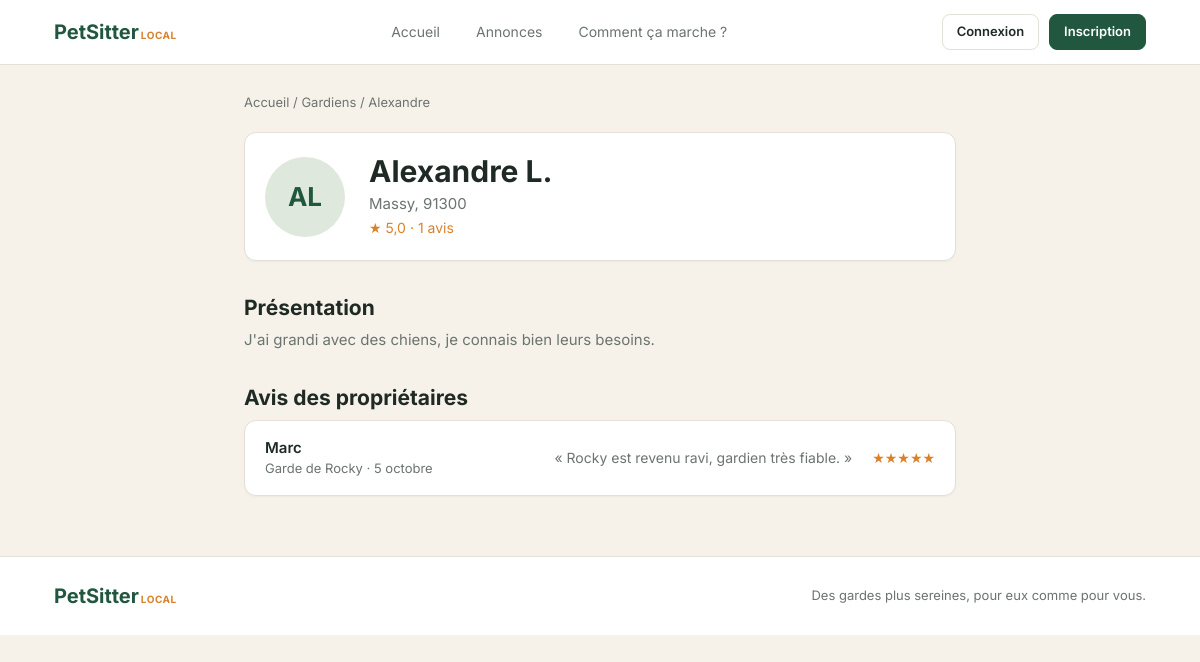
Page /index.php?action=gardien&id=1 on the committed database.
### tables this page shows
CREATE TABLE Gardien (
    id_gardien INT AUTO_INCREMENT,
    id_utilisateur_gardien INT,
    note_moyenne DECIMAL(4,2) DEFAULT 0,
    nom_gardien VARCHAR(25),
    prenom_gardien VARCHAR(25),
    mail_gardien VARCHAR(100),
    tel_gardien VARCHAR(20),
    adresse_gardien VARCHAR(100),
    description_gardien VARCHAR(255),
    nombre_avis_gardien INT DEFAULT 0,
    est_administrateur_gardien BOOLEAN DEFAULT FALSE,
    CONSTRAINT pk_gardien PRIMARY KEY (id_gardien),
    CONSTRAINT fk_id_utilisateur_gardien
        FOREIGN KEY (id_utilisateur_gardien)
        REFERENCES Utilisateur(id_utilisateur)
);

CREATE TABLE Avis (
    id_avis INT AUTO_INCREMENT,
    id_annonce_avis INT,
    id_proprietaire_avis INT,
    id_gardien_avis INT,
    auteur VARCHAR(20) NOT NULL,
    commentaire VARCHAR(255),
    nombre_etoiles INT,
    nombre_upvote INT DEFAULT 0,
    date_poste DATETIME DEFAULT CURRENT_TIMESTAMP,
    statut VARCHAR(20) DEFAULT 'a_verifier',
    CONSTRAINT pk_avis PRIMARY KEY (id_avis),
    CONSTRAINT fk_id_annonce_avis
        FOREIGN KEY (id_annonce_avis)
        REFERENCES Annonce(id_annonce),
    CONSTRAINT fk_id_proprietaire_avis
        FOREIGN KEY (id_proprietaire_avis)
        REFERENCES Proprietaire(id_proprietaire),
    CONSTRAINT fk_id_gardien_avis
        FOREIGN KEY (id_gardien_avis)
        REFERENCES Gardien(id_gardien)
);

CREATE TABLE Proprietaire (
    id_proprietaire INT AUTO_INCREMENT,
    id_utilisateur_proprietaire INT,
    nom_utilisateur_proprietaire VARCHAR(25),
    prenom_util_prop VARCHAR(25),
    mail_proprietaire VARCHAR(100),
    tel_proprietaire VARCHAR(20),
    adresse_proprietaire VARCHAR(100),
    description_proprietaire VARCHAR(255),
    nombre_avis_proprietaire INT DEFAULT 0,
    est_admin_prop BOOLEAN DEFAULT FALSE,
    CONSTRAINT pk_proprietaire PRIMARY KEY (id_proprietaire),
    CONSTRAINT fk_id_util_prop
        FOREIGN KEY (id_utilisateur_proprietaire)
        REFERENCES Utilisateur(id_utilisateur)
);

CREATE TABLE Annonce (
    id_annonce INT AUTO_INCREMENT,
    id_gardien_annonce INT NULL,
    id_proprietaire_annonce INT,
    nom_annonce VARCHAR(100),
    ville VARCHAR(60),
    type_garde VARCHAR(30),
    description TEXT,
    a_prevoir TEXT,
    date_debut DATETIME,
    date_fin DATETIME,
    nombre_animaux INT,
    date_publication DATETIME DEFAULT CURRENT_TIMESTAMP,
    statut VARCHAR(30) DEFAULT 'ouverte',
    CONSTRAINT pk_annonce PRIMARY KEY (id_annonce),
    CONSTRAINT fk_id_gardien_annonce
        FOREIGN KEY (id_gardien_annonce)
        REFERENCES Gardien(id_gardien),
    CONSTRAINT fk_id_proprietaire_annonce
        FOREIGN KEY (id_proprietaire_annonce)
        REFERENCES Proprietaire(id_proprietaire)
);

### app/helpers.php (called while the page is built, shortened)
<?php
function e(mixed $valeur): string {
  return htmlspecialchars((string) ($valeur ?? ''), ENT_QUOTES, 'UTF-8');
}
function url(string $action, array $params = []): string {
  return 'index.php?' . http_build_query(['action' => $action] + $params);
}
function vue(string $nom, array $donnees = [], string $gabarit = 'main'): void {
  extract($donnees);
  require __DIR__ . "/views/$nom.php";
}
function initiales(?string $prenom, ?string $nom = ''): string {
  return mb_strtoupper(mb_substr($prenom ?? '', 0, 1) . mb_substr($nom ?? '', 0, 1));
}
function note_fr(float|string|null $note): string {
  return number_format((float) $note, 1, ',', '');
}
function date_fr(?string $date): string {
  $t = strtotime($date);
  return date('j', $t) . ' ' . MOIS[date('n', $t) - 1];
}
function etoiles(int $n): string {
  return str_repeat('★', $n) . str_repeat('☆', 5 - $n);
}

### app/controllers/AnnonceController.php (called while the page is built, shortened)
<?php
class AnnonceController {
  public function profilGardien(): void {
    $gardien = Gardien::trouver((int) ($_GET['id'] ?? 0));
    vue('gardien', [
      'gardien' => $gardien,
      'avis'    => Avis::surGardien($gardien['id_gardien']),
      'page'    => '',
    ]);
  }
}

### public/index.php (called while the page is built, shortened)
<?php
$racine = dirname(__DIR__);
require $racine . '/config/database.php';
require $racine . '/app/helpers.php';
$action = $_GET['action'] ?? 'accueil';
match ($action) {
  'accueil'          => (new AnnonceController())->accueil(),
  'annonces', 'liste'=> (new AnnonceController())->liste(),
  'annonce'          => (new AnnonceController())->detail(),
  'gardien'          => (new AnnonceController())->profilGardien(),
  'comment'          => (new AnnonceController())->comment(),
  'connexion'        => (new AuthController())->connexion(),
  'inscription'      => (new AuthController())->inscription(),
  'deconnexion'      => (new AuthController())->deconnexion(),
  'creer'            => (new AnnonceController())->creer(),
  'terminer'         => (new AnnonceController())->terminer(),
  'decider'          => (new CandidatureController())->decider(),
  'postuler'         => (new CandidatureController())->postuler(),
  'profil'           => (new EspaceController())->majProfil(),
  'noter'            => (new AvisController())->noter(),
  'moderer'          => (new AvisController())->moderer(),
  'espace'           => (new EspaceController())->espace(),
  'espace_proprietaire' => (new EspaceController())->proprietaire(),
  'espace_gardien'   => (new EspaceController())->gardien(),
  'admin'            => (new EspaceController())->admin(),
  default            => (new AnnonceController())->accueil(),
};

### config/database.php (called while the page is built)
<?php
class Database {
  private static ?PDO $instance = null;
  public static function get(): PDO {
    if (self::$instance === null) {
      self::$instance = new PDO(
        "mysql:host=localhost;dbname=" . (getenv('DB_NAME') ?: 'petsitter') . ";charset=utf8mb4",
        "root", ""
      );
      self::$instance->setAttribute(PDO::ATTR_ERRMODE, PDO::ERRMODE_EXCEPTION);
      self::$instance->setAttribute(PDO::ATTR_DEFAULT_FETCH_MODE, PDO::FETCH_ASSOC);
    }
    return self::$instance;
  }
  public static function run(string $sql, array $params = []): PDOStatement {
    $stmt = self::get()->prepare($sql);
    $stmt->execute($params);
    return $stmt;
  }
}

### app/models/Gardien.php (called while the page is built, shortened)
<?php
class Gardien {
  public static function trouver(int $id): ?array {
    return Database::run("SELECT * FROM Gardien WHERE id_gardien = ?", [$id])->fetch() ?: null;
  }
}

### app/models/Avis.php (called while the page is built, shortened)
<?php
class Avis {
  public static function surGardien(int $idGardien): array {
    return Database::run(self::SELECT . " WHERE v.id_gardien_avis = ? AND v.auteur = 'proprietaire'
                                          AND v.statut = 'publie' ORDER BY v.date_poste DESC", [$idGardien])->fetchAll();
  }
}

### app/views/gardien.php (the view, shortened to what this page needs)
<div class="conteneur section etroit">
  <p class="fil"><a href="<?= url('accueil') ?>">Accueil</a> / Gardiens / <?= e($gardien['prenom_gardien']) ?></p>
  <div class="carte profil-tete">
    <span class="avatar avatar-lg"><?= e(initiales($gardien['prenom_gardien'], $gardien['nom_gardien'])) ?></span>
    <div>
      <h1><?= e($gardien['prenom_gardien']) ?> <?= e(mb_substr($gardien['nom_gardien'], 0, 1)) ?>.</h1>
      <p class="muted"><?= e($gardien['adresse_gardien']) ?></p>
      <p class="note">
        <?= $gardien['nombre_avis_gardien'] > 0
          ? '★ ' . note_fr($gardien['note_moyenne']) . ' · ' . (int) $gardien['nombre_avis_gardien'] . ' avis'
          : '☆ Nouveau gardien' ?>
      </p>
    </div>
  </div>
  <h2>Présentation</h2>
  <p class="muted texte"><?= e($gardien['description_gardien'] ?: 'Ce gardien n\'a pas encore rédigé sa présentation.') ?></p>
  <h2>Avis des propriétaires</h2>
  <?php foreach ($avis as $a): ?>
    <div class="carte ligne">
      <div>
        <p class="fort"><?= e($a['prenom_util_prop']) ?></p>
        <p class="petit muted"><?= e($a['nom_annonce']) ?> · <?= e(date_fr($a['date_poste'])) ?></p>
      </div>
      <p class="citation">« <?= e($a['commentaire']) ?> »</p>
      <span class="note"><?= etoiles((int) $a['nombre_etoiles']) ?></span>
    </div>
  <?php endforeach; ?>
</div>

### public/css/style.css (style rules this page uses)
:root { --vert: #22573f; --vert-fonce: #1a4531; --vert-clair: #dfe8dc; --vert-pale: #e9efe6; --creme: #f6f2ea; --blanc: #ffffff; --texte: #1f2a24; --muted: #6b7470; --bordure: #e3e0d8; --orange: #d9822b; --orange-pale: #f8e6d2; --rouge: #c0463a; --rouge-pale: #f9e1de; --rayon: 12px; --ombre: 0 1px 2px rgba(0, 0, 0, .04); }
* { box-sizing: border-box; }
body { margin: 0; font-family: 'Inter', system-ui, sans-serif; font-size: 15px; color: var(--texte); background: var(--creme); line-height: 1.5; }
a { color: inherit; text-decoration: none; }
h1, h2, h3 { margin: 0 0 .4em; line-height: 1.25; }
h1 { font-size: 30px; }
h2 { font-size: 21px; margin-top: 1.6em; }
p { margin: 0 0 .6em; }
.conteneur { max-width: 1140px; margin: 0 auto; padding: 0 24px; }
.section { padding-top: 28px; padding-bottom: 48px; }
.etroit { max-width: 760px; }
.muted { color: var(--muted); }
.petit { font-size: 13px; }
.fort { font-weight: 600; }
.texte { max-width: 560px; }
.note { color: var(--orange); font-size: 14px; }
.fil { font-size: 13px; color: var(--muted); margin-bottom: 20px; }
.citation { color: var(--muted); font-size: 14px; margin: 0; }
.avatar { display: inline-flex; align-items: center; justify-content: center; flex-shrink: 0; width: 46px; height: 46px; border-radius: 50%; background: var(--vert-clair); color: var(--vert); font-weight: 700; font-size: 15px; }
.avatar-lg { width: 80px; height: 80px; font-size: 26px; }
.carte { background: var(--blanc); border: 1px solid var(--bordure); border-radius: var(--rayon); padding: 20px; box-shadow: var(--ombre); }
.ligne { display: flex; align-items: center; gap: 20px; padding: 16px 20px; margin-bottom: 12px; flex-wrap: wrap; }
.ligne > :first-child { flex: 1 1 220px; }
.ligne p { margin: 0; }
.profil-tete { display: flex; align-items: center; gap: 24px; margin-bottom: 8px; }
.profil-tete h1 { margin: 0; }
.profil-tete p { margin: 2px 0; }

### rows in the picture
gardien: prenom_gardien "Alexandre", prenom_gardien+nom_gardien "AL", nom_gardien "L", adresse_gardien "Massy, 91300", note_moyenne "5,0", nombre_avis_gardien "1", description_gardien "J'ai grandi avec des chiens, je connais bien leurs besoins."
avis: id_proprietaire_avis.prenom_util_prop "Marc", id_annonce_avis.nom_annonce "Garde de Rocky", date_poste "5 octobre", commentaire "Rocky est revenu ravi, gardien très fiable.", nombre_etoiles "★★★★★"
